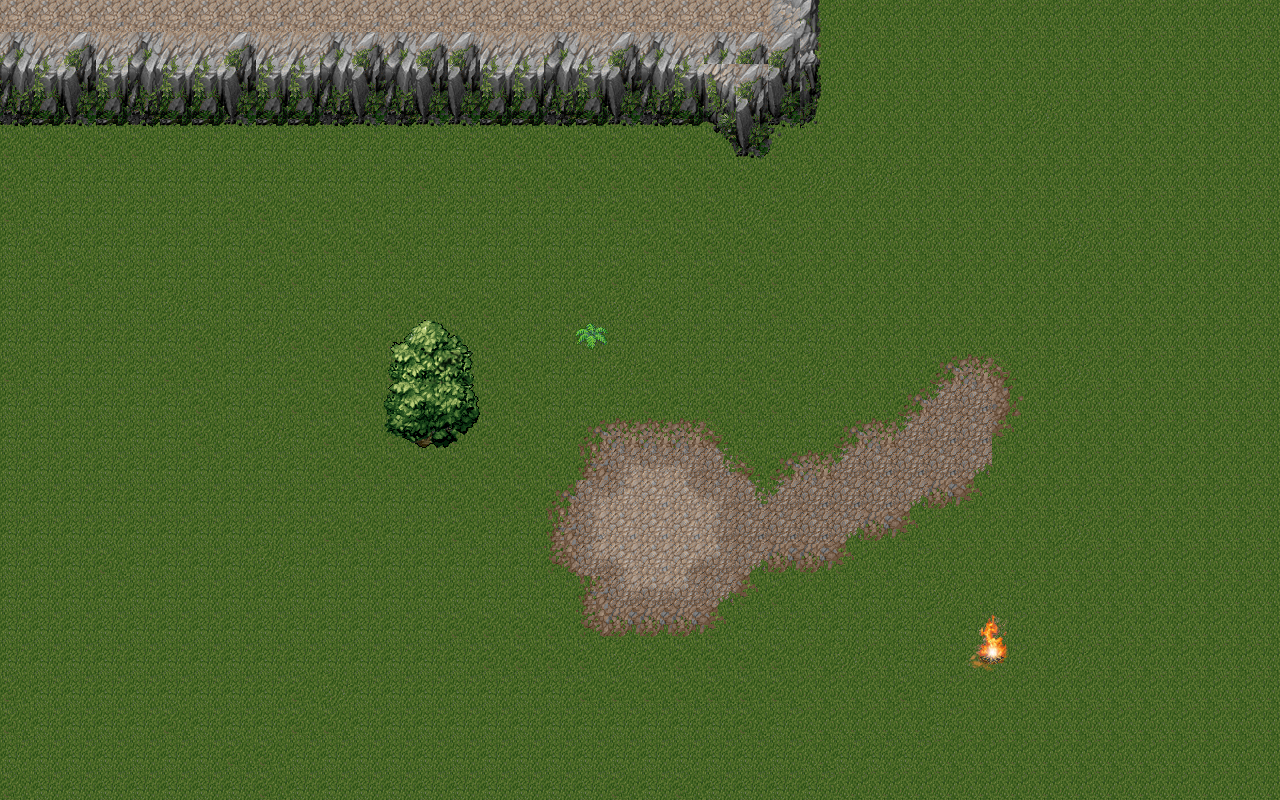

Tiled map render using the project's own tile images. Description and the map definition, with tile-layer contents summarised, below:
An orthogonal 40x25 tile map with 32x32 px tiles, 3 tile layers (Ground, Above Ground, Above Character) and 3 objects (2x item, hitbox).

<map version="1.0" orientation="orthogonal" renderorder="right-down" width="40" height="25" tilewidth="32" tileheight="32" nextobjectid="6">
 <tileset firstgid="1" name="forest" tilewidth="32" tileheight="32" tilecount="256" columns="16">
  <image source="forest.png" width="512" height="512" />
 </tileset>
 <layer name="Ground" width="40" height="25">
  <data>[1000 cells, 1000 non-empty, 29 distinct tile ids]</data>
 </layer>
 <layer name="Above Ground" width="40" height="25">
  <data>[1000 cells, 119 non-empty, 30 distinct tile ids]</data>
 </layer>
 <layer name="Above Character" width="40" height="25">
  <data>[1000 cells, 10 non-empty, 10 distinct tile ids]</data>
 </layer>
 <objectgroup color="#ff0000" name="Hitboxes">
  <object id="2" type="hitbox" x="384" y="384" width="96" height="64" />
 </objectgroup>
 <objectgroup color="#0000ff" name="Items">
  <object id="4" name="plant" type="item" x="576" y="320" width="32" height="32">
   <properties>
    <property name="remove" type="bool" value="false" />
   </properties>
  </object>
  <object id="5" name="fire" type="item" x="960" y="608" width="64" height="64" />
 </objectgroup>
</map>